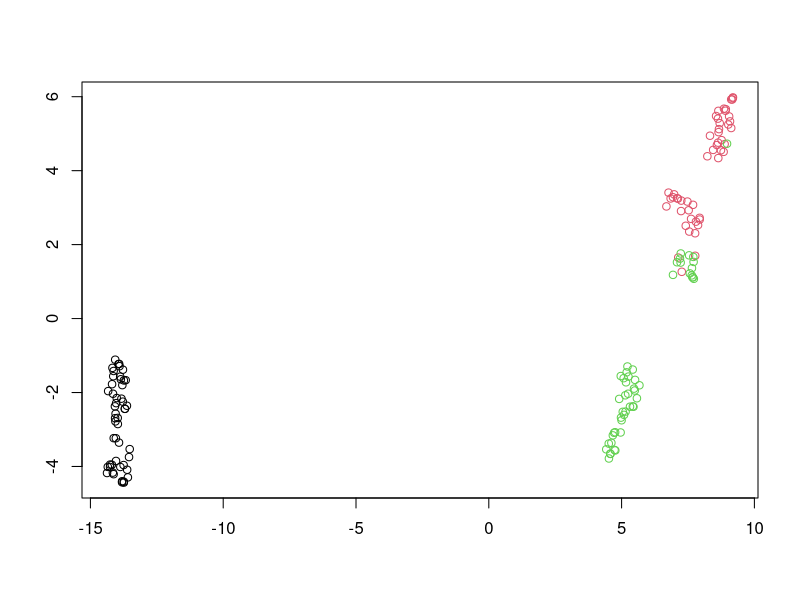
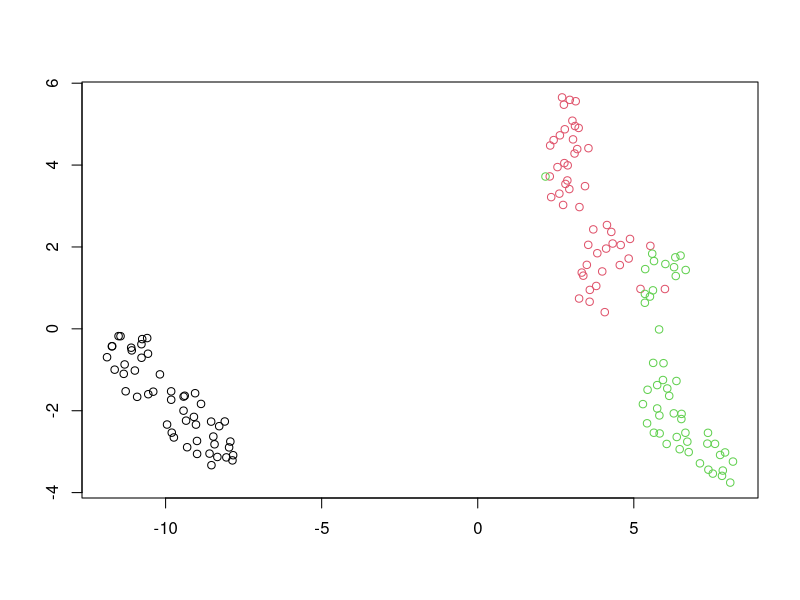
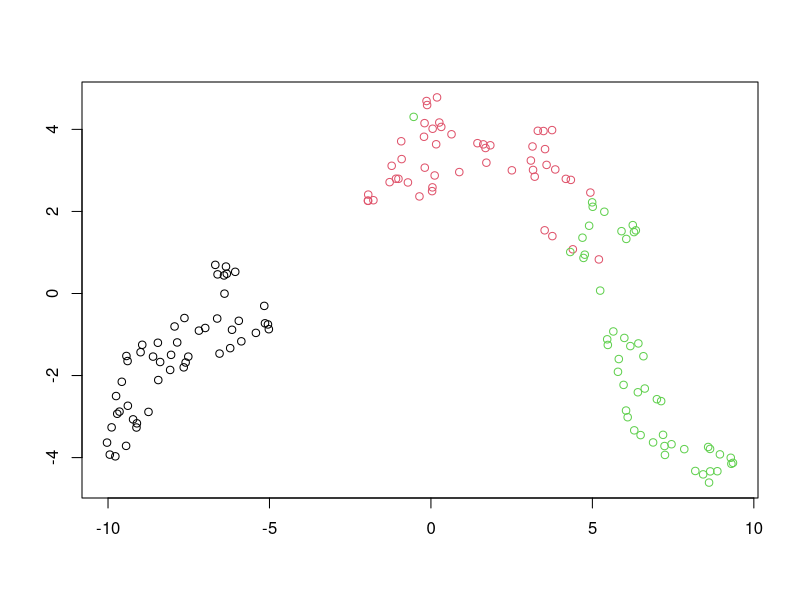
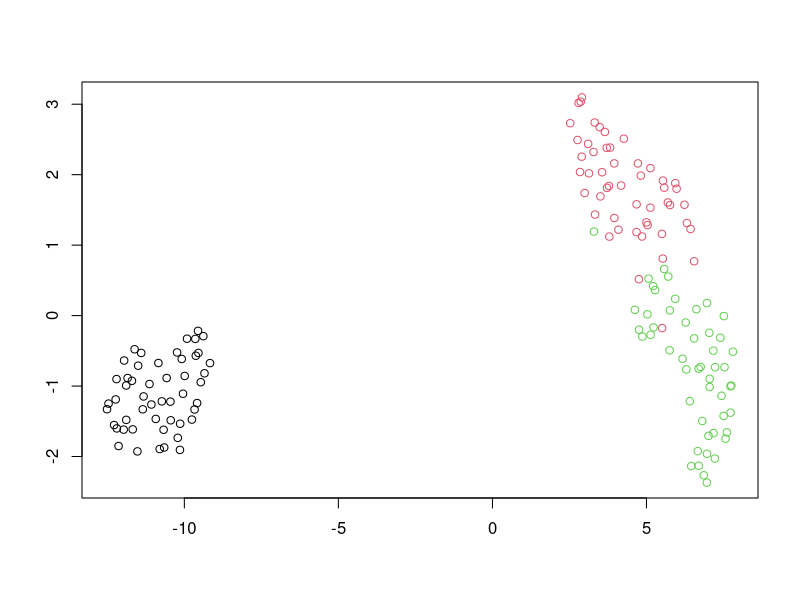
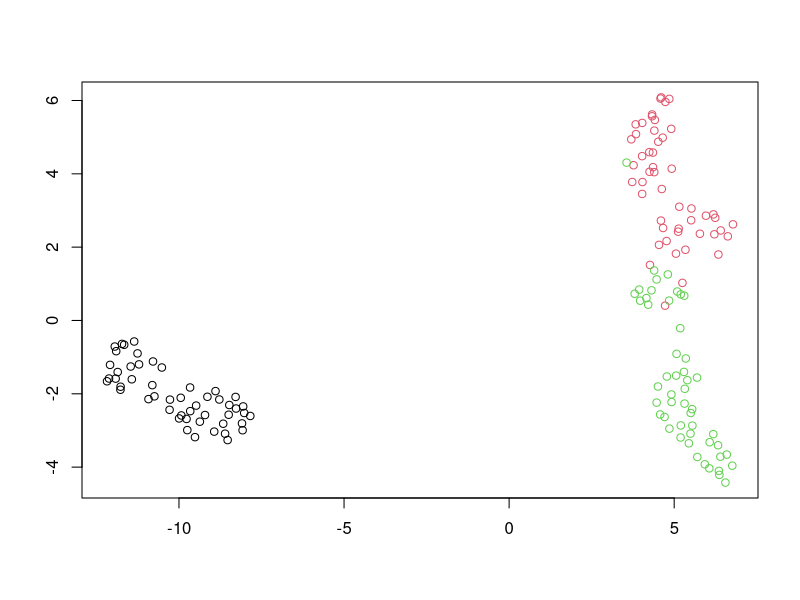
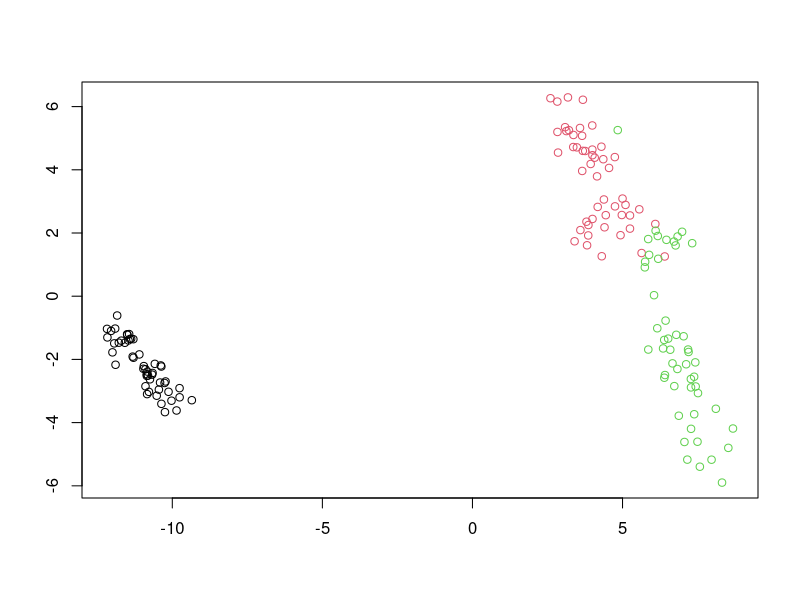
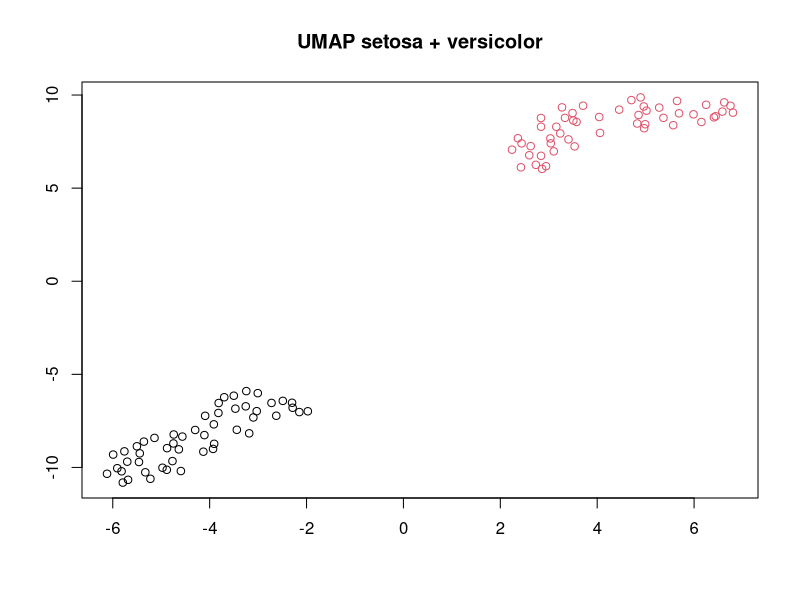
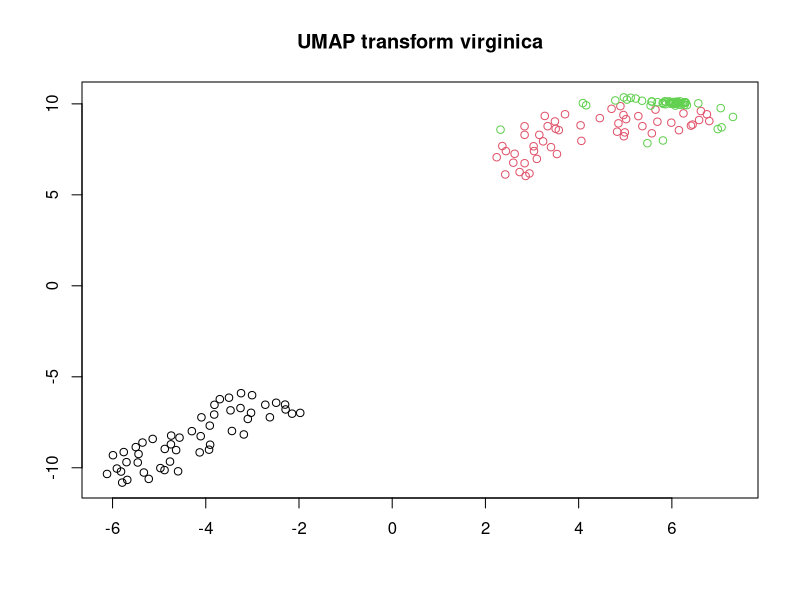

Source code (R) for these figures, in order: (Note: this script raises an error after producing the figures.)
## ---- chunk 1
knitr::opts_chunk$set(
  collapse = TRUE,
  comment = "#>"
)
## ---- chunk 2
library(uwot)
library(RSpectra)
## ---- chunk 3
kabsch <- function(pm, qm) {
  pm_dims <- dim(pm)
  if (!all(dim(qm) == pm_dims)) {
    stop(call. = TRUE, "Point sets must have the same dimensions")
  }
  # The rotation matrix will have (ncol - 1) leading ones in the diagonal
  diag_ones <- rep(1, pm_dims[2] - 1)

  # center the points
  pm <- scale(pm, center = TRUE, scale = FALSE)
  qm <- scale(qm, center = TRUE, scale = FALSE)

  am <- crossprod(pm, qm)

  svd_res <- svd(am)
  # use the sign of the determinant to ensure a right-hand coordinate system
  d <- determinant(tcrossprod(svd_res$v, svd_res$u))$sign
  dm <- diag(c(diag_ones, d))

  # rotation matrix
  um <- svd_res$v %*% tcrossprod(dm, svd_res$u)

  # Rotate and then translate to the original centroid location of qm
  sweep(t(tcrossprod(um, pm)), 2, -attr(qm, "scaled:center"))
}
iris_pca2 <- prcomp(iris[, 1:4])$x[, 1:2]
plot_umap <- function(coords, col = iris$Species, pca = iris_pca2) {
  plot(kabsch(coords, pca), col = col, xlab = "", ylab = "")
}
## ---- chunk 4
set.seed(42)
iris_umap <- umap(iris)
plot_umap(iris_umap)
## ---- chunk 5
set.seed(42)
iris_umap_md05 <- umap(iris, min_dist = 0.3)
plot_umap(iris_umap_md05)
## ---- chunk 6
set.seed(42)
iris_umap_nbrs5 <- umap(iris, n_neighbors = 5, min_dist = 0.3)
plot_umap(iris_umap_nbrs5)
## ---- chunk 7
set.seed(42)
iris_umap_nbrs100 <- umap(iris, n_neighbors = 100, min_dist = 0.3)
plot_umap(iris_umap_nbrs100)
## ---- chunk 8
set.seed(42)
iris_umap_spca <-
  umap(iris, init = "spca", init_sdev = "range", min_dist = 0.3)
plot_umap(iris_umap_spca)
## ---- chunk 9
set.seed(42)
iris_umapds <- umap(iris, min_dist = 0.3, dens_scale = 0.5)
plot_umap(iris_umapds)
## ---- chunk 10
set.seed(42)

iris_train <- iris[iris$Species %in% c("setosa", "versicolor"), ]
iris_train_umap <-
  umap(iris_train, min_dist = 0.3, ret_model = TRUE)
plot(
  iris_train_umap$embedding,
  col = iris_train$Species,
  xlab = "",
  ylab = "",
  main = "UMAP setosa + versicolor"
)
## ---- chunk 11
iris_test <- iris[iris$Species == "virginica", ]
set.seed(42)
iris_test_umap <- umap_transform(iris_test, iris_train_umap)
plot(
  rbind(iris_train_umap$embedding, iris_test_umap),
  col = iris$Species,
  xlab = "",
  ylab = "",
  main = "UMAP transform virginica"
)
## ---- chunk 12
knitr::include_graphics("mnist-py.png")
## ---- chunk 13
knitr::include_graphics("mnist-r.png")
